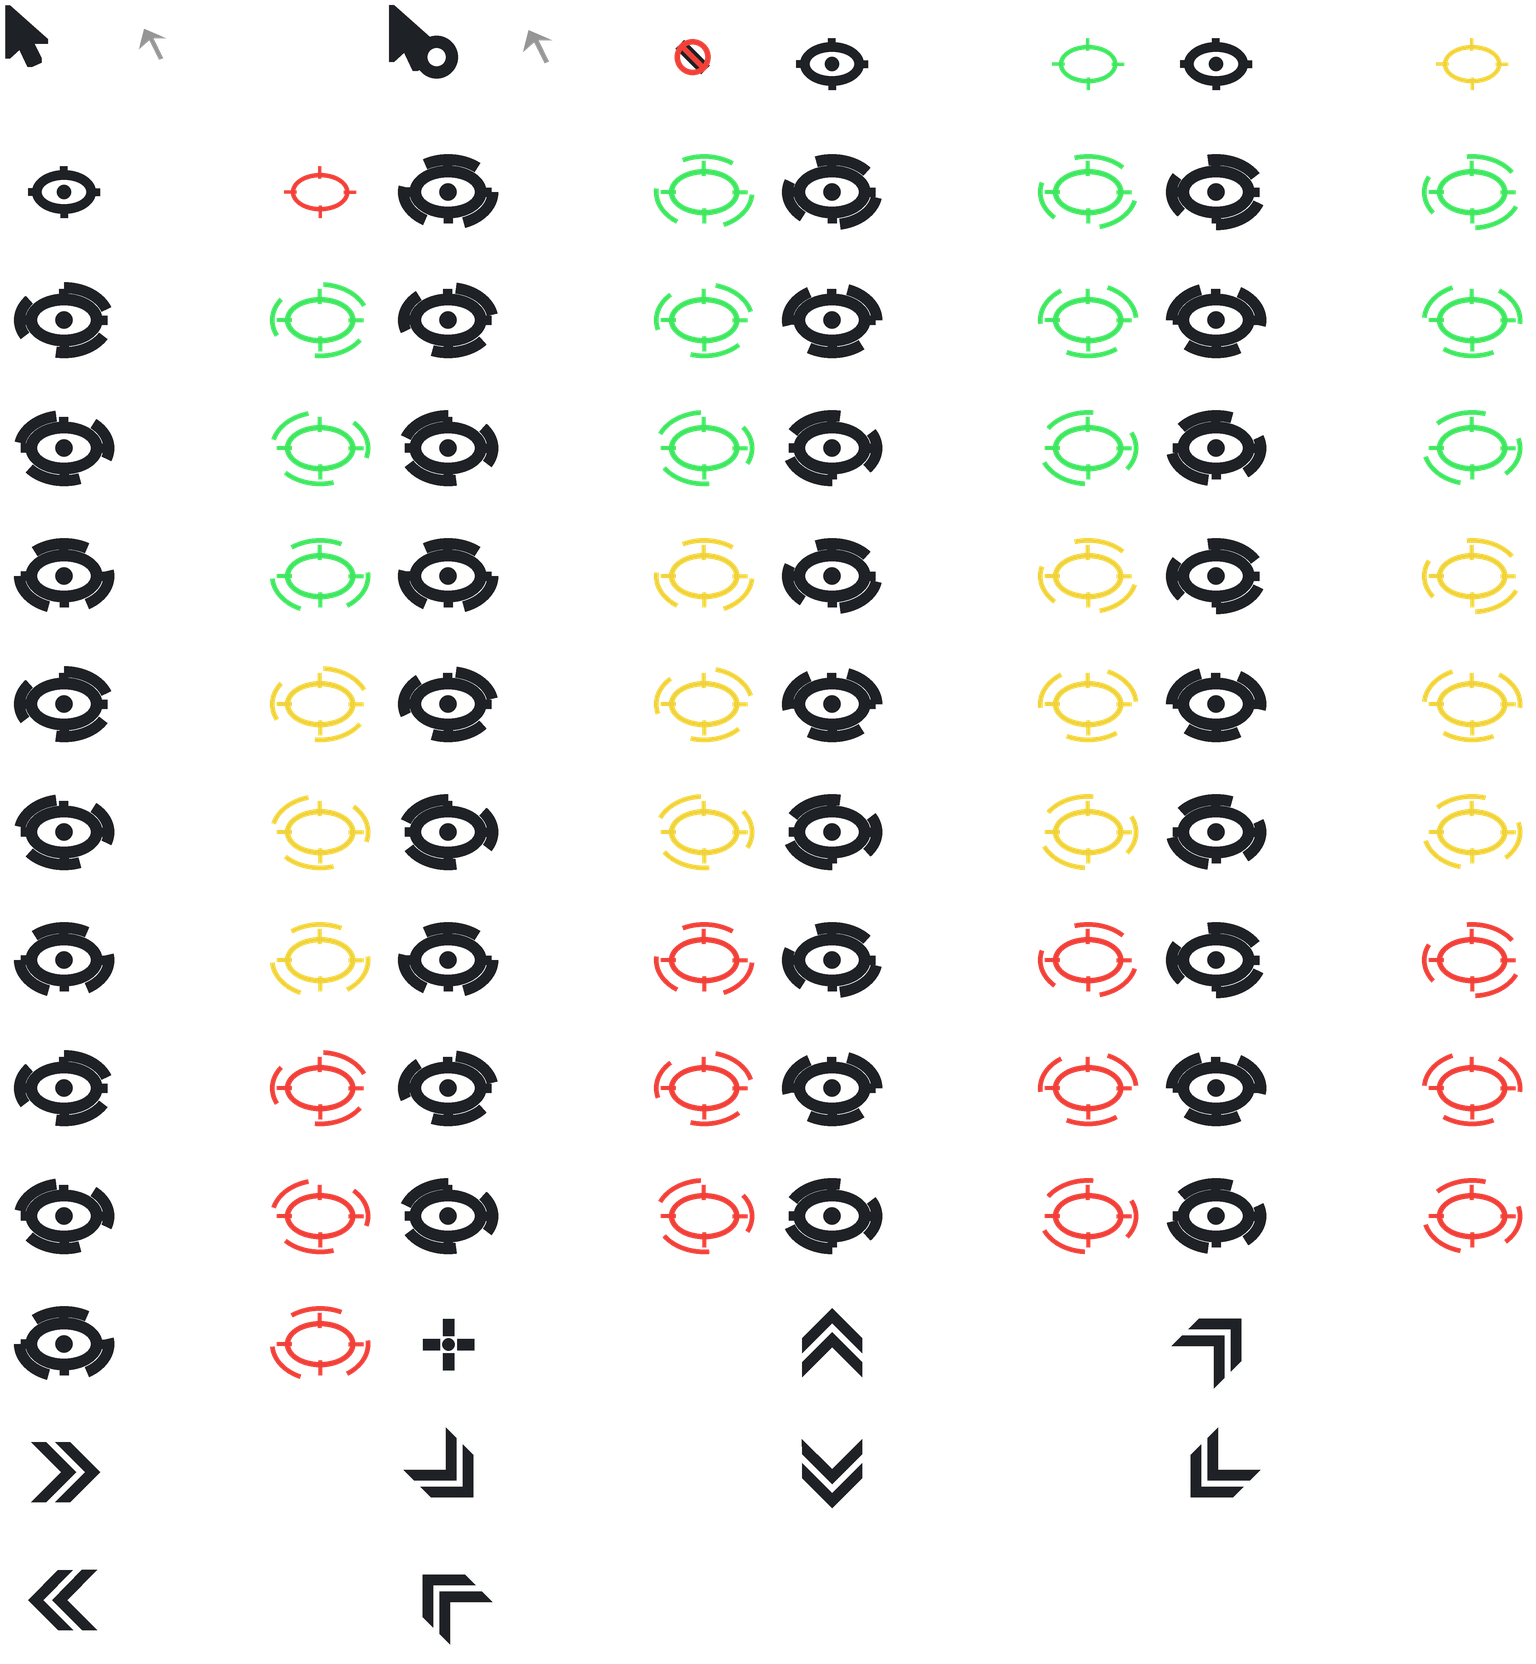

Write Python code to recreate this figure.
"""Generates first-person-cursors.png, the cursors a replay draws for the player whose perspective
is shown. Run with `python first-person-cursors.py` (needs Pillow) after changing a shape.

Shapes are drawn in a 48x48 unit design space and placed into 128x128 pixel cells. Each kind of
cursor has its own size, set so it covers about what the game's own cursor of that kind does: the
game draws its cursor art at `cursor_scale_factor` window pixels per art pixel, and the atlas holds
ours at ATLAS_ART_SCALE atlas pixels per art pixel (see ART_PX_PER_UNIT for the game's sizes).
Arrow sprites have their tip at ARROW_TIP_PX of the cell, the rest are centered in it.

Each sprite takes three consecutive cells, drawn in order:
- under: the dark outline,
- body: white shapes the overlay tints to the player's color,
- over: highlights and the colors that mean something (target rings green/yellow/red for own,
  neutral and enemy, the illegal sign), which stay as they are.

Sprite order (must match `CursorSprite` in first_person.rs):
arrow, illegal, target own/neutral/enemy, hover own/neutral/enemy x HOVER_FRAMES, drag,
scroll up/up-right/right/down-right/down/down-left/left/up-left.
"""
import math
import os

from PIL import Image, ImageDraw, ImageFilter

CELL = 48            # side of the design space, in units
CELL_PX = 128        # side of an atlas cell, in pixels
SS = 8               # supersampling per unit while drawing
# Atlas pixels per pixel of game cursor art. Below 1 to keep the atlas inside a 2048 pixel texture;
# 0.75 draws the atlas 1:1 on a 1440 pixel tall window, where the game's scale factor is 0.75.
ATLAS_ART_SCALE = 0.75
ARROW_TIP_PX = (8, 8)
# Game art pixels per design unit, by kind. The game's cursors at scale factor 1 are, in pixels:
# arrow 78x80, illegal 112x114, target 108x76, hover (magnifier) 164x104, drag 72x88, scroll
# 142x78 up and down, 78x142 left and right, 104x104 on the diagonals.
ART_PX_PER_UNIT = {'arrow': 2.8, 'illegal': 3.0, 'target': 3.0, 'hover': 3.6, 'drag': 3.8, 'scroll': 4.0}
COLUMNS = 12
HOVER_FRAMES = 12

DARK = (12, 14, 18, 235)
WHITE = (255, 255, 255, 255)
REL = [(64, 230, 96), (240, 210, 60), (240, 64, 56)]   # own, neutral, enemy
ENEMY = REL[2] + (255,)

ARROW_TIP = (6, 6)
CENTER = (24, 24)


def layer():
    return Image.new('RGBA', (CELL * SS, CELL * SS), (0, 0, 0, 0))


def p(points, offset=(0, 0)):
    return [((x + offset[0]) * SS, (y + offset[1]) * SS) for x, y in points]


def finish(img, kind):
    """Scales a drawn layer to its kind's size and places it in a cell."""
    scale = ART_PX_PER_UNIT[kind] * ATLAS_ART_SCALE
    size = round(CELL * scale)
    scaled = img.resize((size, size), Image.LANCZOS)
    if kind in ('arrow', 'illegal'):
        anchor_unit, anchor_px = ARROW_TIP, ARROW_TIP_PX
    else:
        anchor_unit, anchor_px = CENTER, (CELL_PX / 2, CELL_PX / 2)
    left = round(anchor_px[0] - anchor_unit[0] * scale)
    top = round(anchor_px[1] - anchor_unit[1] * scale)
    cell = Image.new('RGBA', (CELL_PX, CELL_PX), (0, 0, 0, 0))
    # `paste` clips what falls outside the cell, which only ever is empty margin.
    cell.paste(scaled, (left, top))
    box = scaled.getbbox()
    if box and not (0 <= left + box[0] and left + box[2] <= CELL_PX
                    and 0 <= top + box[1] and top + box[3] <= CELL_PX):
        raise SystemExit(f'{kind} sprite does not fit its cell: {box} at {left},{top}')
    return cell


def dilate(img, px):
    return img.filter(ImageFilter.MaxFilter(int(px * SS) * 2 + 1))


ARROW = [(0, 0), (0, 23), (6, 17.5), (10.5, 27), (15, 25), (10.5, 16), (18, 16)]
ARROW_BODY = [(1.6, 3.6), (1.6, 19.8), (6.5, 15.4), (11.2, 24.8), (13.0, 24.0), (8.4, 14.6), (14.6, 14.6)]
ARROW_SHADE = [(1.6, 19.8), (6.5, 15.4), (11.2, 24.8), (13.0, 24.0), (8.4, 14.6), (14.6, 14.6), (4, 10)]


def arrow_layers(illegal=False):
    under, body, over = layer(), layer(), layer()
    outline = layer()
    ImageDraw.Draw(outline).polygon(p(ARROW, ARROW_TIP), fill=DARK)
    under = dilate(outline, 1.2)
    b = ImageDraw.Draw(body)
    b.polygon(p(ARROW_BODY, ARROW_TIP), fill=WHITE)
    shade = layer()
    ImageDraw.Draw(shade).polygon(p(ARROW_SHADE, ARROW_TIP), fill=(150, 150, 150, 255))
    body = Image.alpha_composite(body, Image.composite(shade, layer(), body.split()[3]))
    o = ImageDraw.Draw(over)
    o.line(p([(1.6, 3.6), (1.6, 18.5)], ARROW_TIP), fill=(255, 255, 255, 140), width=int(1.2 * SS))
    if illegal:
        cx, cy, r = ARROW_TIP[0] + 20, ARROW_TIP[1] + 22, 8
        u = ImageDraw.Draw(under)
        a = math.radians(45)
        slash = [(cx - r * math.cos(a), cy - r * math.sin(a)), (cx + r * math.cos(a), cy + r * math.sin(a))]
        u.ellipse(p([(cx - r - 1.5, cy - r - 1.5), (cx + r + 1.5, cy + r + 1.5)]), outline=DARK, width=int(5.5 * SS))
        o.line(p(slash), fill=DARK, width=int(5.5 * SS))
        o.ellipse(p([(cx - r, cy - r), (cx + r, cy + r)]), outline=ENEMY, width=int(2.6 * SS))
        o.line(p(slash), fill=ENEMY, width=int(2.6 * SS))
    return under, body, over


def target_layers(relation, hover_phase=None):
    under, body, over = layer(), layer(), layer()
    u, b, o = ImageDraw.Draw(under), ImageDraw.Draw(body), ImageDraw.Draw(over)
    cx, cy = CENTER
    rx, ry = 13, 8.5
    rel = REL[relation] + (255,)

    def ring(draw, grow, fill, width):
        draw.ellipse(p([(cx - rx - grow, cy - ry - grow), (cx + rx + grow, cy + ry + grow)]),
                     outline=fill, width=int(width * SS))

    ring(u, 1.2, DARK, 4.4)
    ring(o, 0, rel, 2.0)
    for ang in (0, 90, 180, 270):
        a = math.radians(ang)
        tick = [(cx + (rx - 2.5) * math.cos(a), cy + (ry - 2.5) * math.sin(a)),
                (cx + (rx + 3.0) * math.cos(a), cy + (ry + 3.0) * math.sin(a))]
        u.line(p(tick), fill=DARK, width=int(3.6 * SS))
        o.line(p(tick), fill=rel, width=int(1.6 * SS))
    if hover_phase is not None:
        box = p([(cx - rx - 5.5, cy - ry - 5.5), (cx + rx + 5.5, cy + ry + 5.5)])
        for k in range(3):
            start = hover_phase + k * 120
            u.arc(box, start, start + 70, fill=DARK, width=int(4.2 * SS))
            o.arc(box, start + 4, start + 66, fill=rel, width=int(1.8 * SS))
    u.ellipse(p([(cx - 3.2, cy - 3.2), (cx + 3.2, cy + 3.2)]), fill=DARK)
    b.ellipse(p([(cx - 2.0, cy - 2.0), (cx + 2.0, cy + 2.0)]), fill=WHITE)
    return under, body, over


def drag_layers():
    under, body, over = layer(), layer(), layer()
    u, b = ImageDraw.Draw(under), ImageDraw.Draw(body)
    cx, cy = CENTER
    directions = [(0, -1), (0, 1), (-1, 0), (1, 0)]
    for x, y in directions:
        u.line(p([(cx + 3 * x, cy + 3 * y), (cx + 9 * x, cy + 9 * y)]), fill=DARK, width=int(4.2 * SS))
    u.ellipse(p([(cx - 2.2, cy - 2.2), (cx + 2.2, cy + 2.2)]), fill=DARK)
    for x, y in directions:
        b.line(p([(cx + 3.8 * x, cy + 3.8 * y), (cx + 8.2 * x, cy + 8.2 * y)]), fill=WHITE, width=int(2.0 * SS))
    b.ellipse(p([(cx - 1.1, cy - 1.1), (cx + 1.1, cy + 1.1)]), fill=WHITE)
    return under, body, over


def scroll_layers(angle):
    under, body, over = layer(), layer(), layer()
    u, b = ImageDraw.Draw(under), ImageDraw.Draw(body)
    cx, cy = CENTER

    def rot(points):
        a = math.radians(angle)
        return [(cx + x * math.cos(a) - y * math.sin(a), cy + x * math.sin(a) + y * math.cos(a)) for x, y in points]

    chevron = [(-10, 3), (0, -7), (10, 3), (10, 8), (0, -2), (-10, 8)]
    for off in (-5, 3):
        u.polygon(p(rot([(x, y + off) for x, y in chevron])), fill=DARK)
    for off in (-5, 3):
        b.polygon(p(rot([(x * 0.82, y * 0.82 + off) for x, y in chevron])), fill=WHITE)
    return under, body, over


def sprites():
    yield 'arrow', arrow_layers()
    yield 'illegal', arrow_layers(illegal=True)
    for relation in range(3):
        yield 'target', target_layers(relation)
    for relation in range(3):
        for frame in range(HOVER_FRAMES):
            yield 'hover', target_layers(relation, hover_phase=frame * 120 / HOVER_FRAMES)
    yield 'drag', drag_layers()
    for direction in range(8):
        yield 'scroll', scroll_layers(direction * 45)


def main():
    cells = [finish(img, kind) for kind, layers in sprites() for img in layers]
    size = CELL_PX
    rows = (len(cells) + COLUMNS - 1) // COLUMNS
    atlas = Image.new('RGBA', (COLUMNS * size, rows * size), (0, 0, 0, 0))
    for i, cell in enumerate(cells):
        atlas.alpha_composite(cell, ((i % COLUMNS) * size, (i // COLUMNS) * size))
    out = os.path.join(os.path.dirname(os.path.abspath(__file__)), 'first-person-cursors.png')
    atlas.save(out, optimize=True)
    print(f'{len(cells) // 3} sprites, {atlas.size[0]}x{atlas.size[1]} -> {out}')


main()
